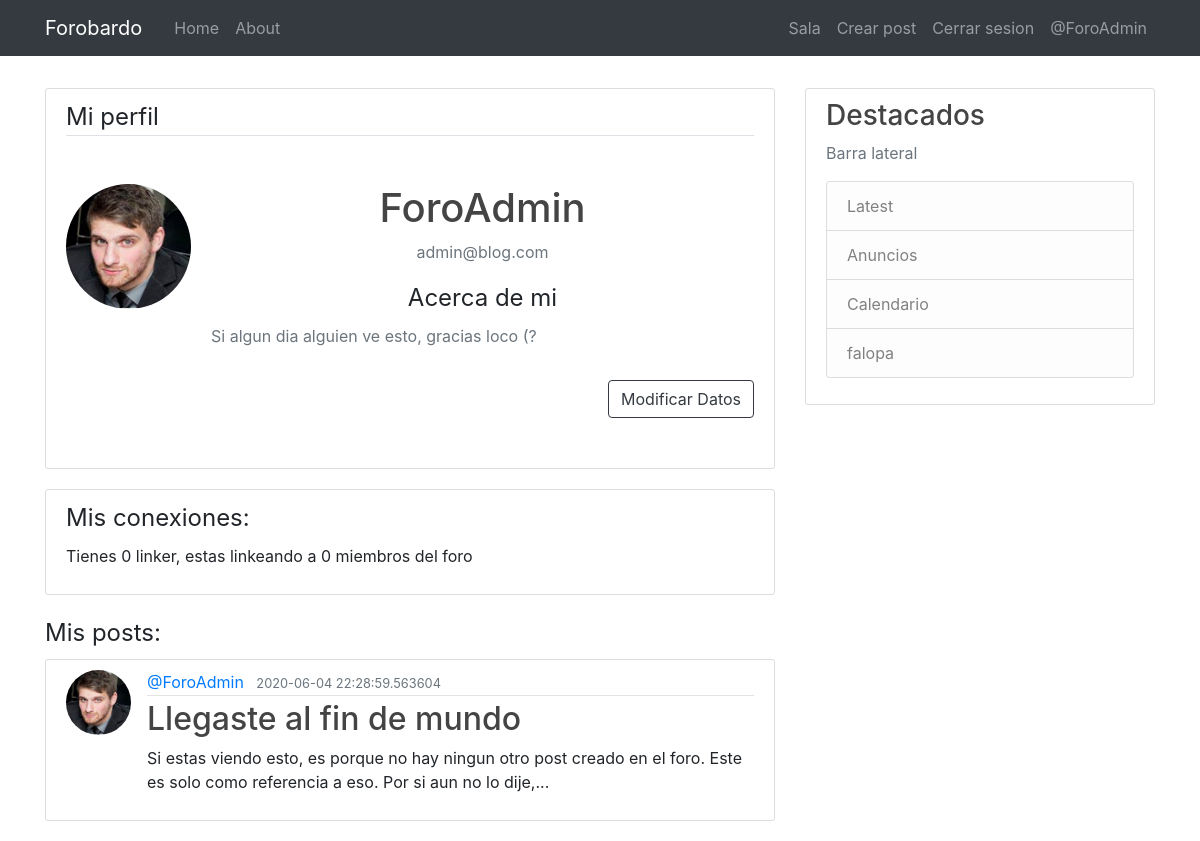
Screenshot of /cuenta (signed in) with the database file from the repository.
### flaskblog/models.py (models this page shows, shortened)
class User(db.Model, UserMixin):
    id = db.Column(db.Integer, primary_key=True)
    username = db.Column(db.String(20), unique=True, nullable=False)
    email = db.Column(db.String(120), unique=True, nullable=False)
    image_file = db.Column(db.String(20), nullable=False, default='default.jpg')
    password = db.Column(db.String(60), nullable=False)
    about = db.Column(db.String(400))
    posts = db.relationship('Post', backref='author', lazy=True)
    followed = db.relationship(
        'User', secondary=followers,
        primaryjoin=(followers.c.follower_id == id),
        secondaryjoin=(followers.c.followed_id == id),
        backref=db.backref('followers', lazy='dynamic'), lazy='dynamic')

class Post(db.Model):
    id = db.Column(db.Integer, primary_key=True)
    title = db.Column(db.String(100), nullable=False)
    date_posted = db.Column(db.Text, nullable=False, default=datetime.utcnow)
    content = db.Column(db.Text, nullable=False)
    user_id = db.Column(db.Integer, db.ForeignKey('user.id'), nullable=False)
    image = db.Column(db.String(20), nullable=True)

### flaskblog/routes.py (the view)
@app.route('/cuenta', methods=['GET', 'POST'])
@login_required
def cuenta():
    form = UpdateAccountForm()
    if form.validate_on_submit():
        if form.picture.data:
            picture_file = save_picture(form.picture.data)
            current_user.image_file = picture_file
        current_user.username = form.username.data
        current_user.email = form.email.data
        db.session.commit()
        flash('Su cuenta ha sido actualizada', 'success')
        return redirect(url_for('cuenta'))
    elif request.method == 'GET':
        form.username.data = current_user.username
        form.email.data = current_user.email
    posts = Post.query.filter_by(author=current_user).order_by(Post.date_posted.desc()).all()
    image_file = url_for('static', filename='/profile_pics/' + current_user.image_file)
    return render_template('cuenta.html', title='Mi Cuenta', image_file=image_file, form=form, posts=posts)

### flaskblog/models.py (called while the page is built)
@login_manager.user_loader
def load_user(user_id):
    return User.query.get(int(user_id))

### flaskblog/templates/cuenta.html (shortened to what this page needs)
{% extends 'layout.html' %}
{% block content %}
<div class="content-section">
    <legend class="border-bottom mb-4">Mi perfil</legend><br>
    <div class="media">
        <img class="rounded-circle account-img" src="{{ image_file }}">
        <div class="media-body">
            <h2 class="account-heading text-center">{{ current_user.username }}</h2>
            <p class="text-secondary text-center">{{ current_user.email }}</p>
            <legend class="text-center">Acerca de mi</legend>
            <div class="content">
                <p class="text-secondary">{{ current_user.about  }}</p>
            </div>
        </div>
    </div>
        <div class="form-group text-right">
            <a class="btn btn-outline-dark text-center" href="{{ url_for('update_account') }}">Modificar Datos</a>
        </div>
        <br>
</div>
<div class="content-section">
    <legend>Mis conexiones:</legend>
    <p> Tienes {{ current_user.followers.count() }} linker, estas linkeando a {{ current_user.followed.count() }} miembros del foro</p>
</div>
        <legend>Mis posts:</legend>
        {% for post in posts %}
            <article class="media content-section">
                <img class="rounded-circle article-img" src="{{ url_for('static', filename='profile_pics/' + post.author.image_file) }}">
                <div class="media-body">
                    <div class="article-metadata">
                        <a class="mr-2" href="{{ url_for('user_posts', username=post.author.username) }}">@{{ post.author.username }}</a>
                        <small class="text-muted">{{ post.date_posted }}</small>
                    </div>
                <h2><a class="article-title" href="{{ url_for('post', post_id=post.id) }}">{{ post.title }}</a></h2>
                <p class="article-content">{{ post.content | truncate(150) | safe }}</p>
                </div>
            </article>
    {% endfor %}
{% endblock content %}

### flaskblog/templates/layout.html (shortened to what this page needs)
<!DOCTYPE html>
<html lang="en">
<head>
    <link rel="stylesheet" type='text/css' href="{{ url_for('static', filename='main.css') }}">
    <link rel="stylesheet" href="https://stackpath.bootstrapcdn.com/bootstrap/4.4.1/css/bootstrap.min.css">
</head>
<body>
    <header class="site-header">
        <nav class="navbar navbar-default"> <br> <br> <br> </nav>
        <nav class="navbar navbar-expand-md navbar-dark bg-dark fixed-top">
          <div class="container">
            <a class="navbar-brand mr-4" href="/">Forobardo</a>
            <div class="collapse navbar-collapse" id="navbarToggle">
              <div class="navbar-nav mr-auto">
                <a class="nav-item nav-link" href="{{ url_for('home') }}">Home</a>
                <a class="nav-item nav-link" href="{{ url_for('about') }}">About</a>
              </div>
              <div class="navbar-nav">
                {% if (current_user.username == 'SonOfCaine') and current_user.is_authenticated %}
                <a class="nav-item nav-link" href="{{ url_for('chat_grupal') }}">Sala</a>
                <a class="nav-item nav-link" href="{{ url_for('admin_user') }}">Admin</a>
                <a class="nav-item nav-link" href="{{ url_for('new_post') }} ">Crear post</a>
                <a class="nav-item nav-link" href="{{ url_for('logout') }} ">Cerrar sesion</a>
                <a class="nav-item nav-link" href="{{ url_for('cuenta') }} ">@{{ current_user.username }}</a>
                {% elif (current_user.username != 'SonOfCaine') and current_user.is_authenticated %}
                <a class="nav-item nav-link" href="{{ url_for('chat_grupal') }}">Sala</a>
                <a class="nav-item nav-link" href="{{ url_for('new_post') }} ">Crear post</a>
                <a class="nav-item nav-link" href="{{ url_for('logout') }} ">Cerrar sesion</a>
                <a class="nav-item nav-link" href="{{ url_for('cuenta') }} ">@{{ current_user.username }}</a>
                {% else %}
                <a class="nav-item nav-link" href="{{ url_for('login') }} ">Ingresar</a>
                <a class="nav-item nav-link" href="{{ url_for('register') }}">Registrarse</a>
                {% endif %}
              </div>
            </div>
          </div>
        </nav>
    </header>
    <main role="main" class="container">
        <div class="row">
          <div class="col-md-8">
            {% block content %}{% endblock %}
          </div>
          <div class="col-md-4">
            <div class="content-section">
              <h3>Destacados</h3>
              <p class='text-muted'>Barra lateral
                <ul class="list-group">
                  <li class="list-group-item list-group-item-light">Latest </li>
                  <li class="list-group-item list-group-item-light">Anuncios</li>
                  <li class="list-group-item list-group-item-light">Calendario</li>
                  <li class="list-group-item list-group-item-light">falopa</li>
                </ul>
              </p>
            </div>
          </div>
        </div>
      </main>
</body>
</html>

### flaskblog/static/main.css (style rules this page uses)
body { background: #fafafa; color: #333333; margin-top: 5rem; }
h1, h2, h3, h4, h5, h6 { color: #444444; }
.site-header .navbar-nav .nav-link { color: #cbd5db; }
.content-section { background: #ffffff; padding: 10px 20px; border: 1px solid #dddddd; border-radius: 3px; margin-bottom: 20px; }
.article-title { color: #444444; }
.article-content { white-space: pre-line; }
.article-img { height: 65px; width: 65px; margin-right: 16px; }
.article-metadata { padding-bottom: 1px; margin-bottom: 4px; border-bottom: 1px solid #e3e3e3 }
.account-img { height: 125px; width: 125px; margin-right: 20px; margin-bottom: 16px; }
.account-heading { font-size: 2.5rem; }

### rows the page displays
User: username "ForoAdmin", email "admin@blog.com", about "Si algun dia alguien ve esto, gracias loco (?"
Post: image_file (picture), author.username "ForoAdmin", date_posted "2020-06-04 22:28:59.563604", title "Llegaste al fin de mundo", content "Si estas viendo esto, es porque no hay ningun otro post creado en el foro. Este es solo como referencia a eso. Por si aun no lo dije,..."

### other values shown
{{ current_user.followers.count() }} "0"
{{ current_user.followed.count() }} "0"
